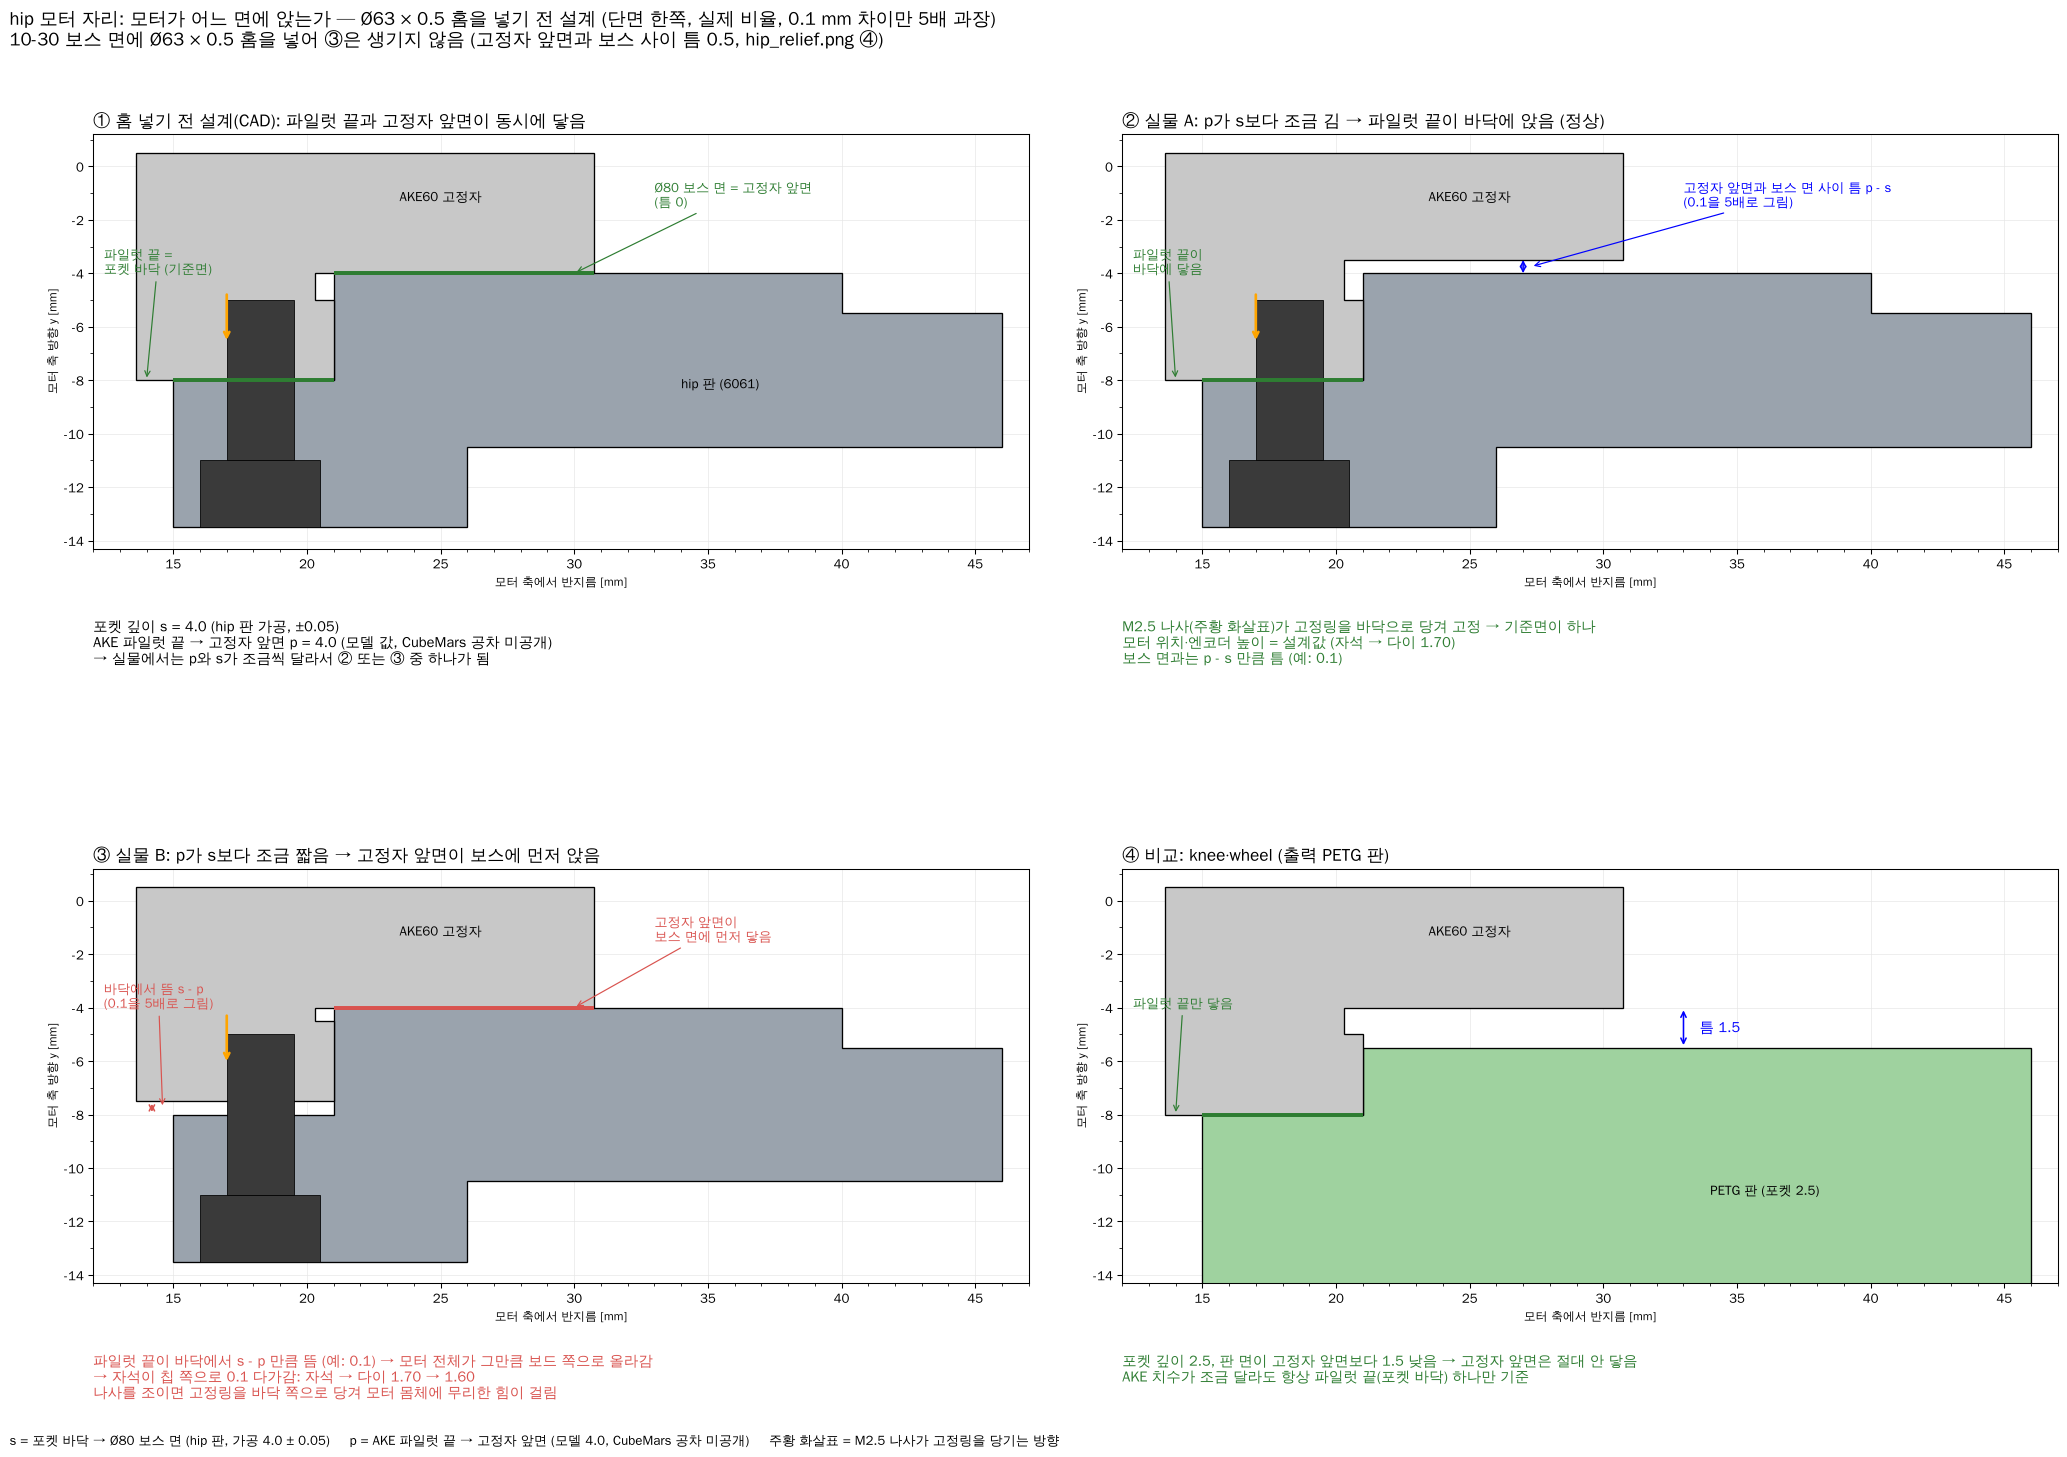

The Python source for this figure:
"""Hip motor seating: the AKE pilot end vs the stator front face against the hip plate pocket floor / Ø80 boss face.
Shows the design before the 10-30 Ø63 x 0.5 relief (see hip_relief.py). Four cases (CAD, pilot seats, stator seats, printed leg plate for comparison); the 0.1 mm differences are drawn x5.  From fusion/params.py; explanatory figure, not a manufacturing drawing.

    python hip_seat.py               # -> hip_seat.png next to this script
"""
import pathlib
import sys
HERE = pathlib.Path(__file__).resolve().parent
sys.path.insert(0, str(HERE.parents[1] / 'fusion'))
import params as P
import matplotlib; matplotlib.use('Agg')
import matplotlib.pyplot as plt
from matplotlib import font_manager
from matplotlib.patches import Polygon, Rectangle
from matplotlib.ticker import MultipleLocator
F = '/usr/share/fonts/truetype/wqy/wqy-zenhei.ttc'
font_manager.fontManager.addfont(F)
plt.rcParams['axes.unicode_minus'] = False
plt.rcParams['font.family'] = font_manager.FontProperties(fname=F).get_name()

A = P.AKE
RING = A['ring']                       # -8.0
ZOFF = RING - 5.5                      # hip plate Z -> motor y
EX = 5.0                               # exaggeration of the 0.1 mm offsets
C = dict(plate='#9aa3ad', petg='#9fd29f', motor='#c8c8c8', screw='#3a3a3a', bad='#d9534f', ok='#2e7d32')


def hip_plate(ax, floor_shift=0.0):
    pts = [(15.0, 0.0), (26.0, 0.0), (26.0, 3.0), (46.0, 3.0), (46.0, 8.0), (40.0, 8.0), (40.0, 9.5), (21.0, 9.5),
           (21.0, 5.5 + floor_shift), (15.0, 5.5 + floor_shift)]
    ax.add_patch(Polygon([(r, z + ZOFF) for r, z in pts], fc=C['plate'], ec='k', lw=1.0, zorder=2))


def petg_plate(ax):
    # knee / wheel plate: 9 thick, pocket 2.5 from the motor-side face (motor y -8.0 .. -5.5), plate face at -5.5
    pts = [(15.0, RING - 6.5), (46.0, RING - 6.5), (46.0, RING + P.POCKET), (21.0, RING + P.POCKET), (21.0, RING), (15.0, RING)]
    ax.add_patch(Polygon(pts, fc=C['petg'], ec='k', lw=1.0, zorder=2))


def motor(ax, dy=0.0, p=4.0):
    """AKE pilot (r 13.6..21, 3 long), step to r 20.3, stator front at ring + p, stator up to y 0 (cut)."""
    r0 = RING + dy
    pts = [(13.6, r0), (21.0, r0), (21.0, r0 + 3.0), (20.3, r0 + 3.0), (20.3, r0 + p), (30.75, r0 + p), (30.75, 0.5),
           (13.6, 0.5)]
    ax.add_patch(Polygon(pts, fc=C['motor'], ec='k', lw=1.0, zorder=3))
    ax.text(25.0, -1.3, 'AKE60 고정자', ha='center', fontsize=10, zorder=8)
    return r0, r0 + p


def screw(ax, ring_y):
    # ISO 4762 M2.5 x 6 at PCD 36.5 (r 18.25): head in the Ø4.8 x 2.7 counterbore on the plate outer face (Z 0)
    z0 = ZOFF
    ax.add_patch(Rectangle((18.25 - 2.25, z0), 4.5, 2.5, fc=C['screw'], ec='k', lw=0.6, zorder=4))
    ax.add_patch(Rectangle((18.25 - 1.25, z0 + 2.5), 2.5, 6.0 - 0.0, fc=C['screw'], ec='k', lw=0.6, zorder=4))
    ax.annotate('', xy=(17.0, ring_y + 1.4), xytext=(17.0, ring_y + 3.3),
                arrowprops=dict(arrowstyle='->', color='orange', lw=2.0), zorder=9)


def mark(ax, y, x0, x1, col, lw=3.0):
    ax.plot([x0, x1], [y, y], color=col, lw=lw, solid_capstyle='butt', zorder=7)


fig, axg = plt.subplots(2, 2, figsize=(22, 15.5))
plt.subplots_adjust(left=0.05, right=0.99, top=0.93, bottom=0.08, hspace=0.42, wspace=0.10)
axs = axg.ravel()
titles = ['① 홈 넣기 전 설계(CAD): 파일럿 끝과 고정자 앞면이 동시에 닿음', '② 실물 A: p가 s보다 조금 김 → 파일럿 끝이 바닥에 앉음 (정상)',
          '③ 실물 B: p가 s보다 조금 짧음 → 고정자 앞면이 보스에 먼저 앉음', '④ 비교: knee·wheel (출력 PETG 판)']
notes = [('포켓 깊이 s = 4.0 (hip 판 가공, ±0.05)\nAKE 파일럿 끝 → 고정자 앞면 p = 4.0 (모델 값, CubeMars 공차 미공개)\n'
          '→ 실물에서는 p와 s가 조금씩 달라서 ② 또는 ③ 중 하나가 됨', 'k'),
         ('M2.5 나사(주황 화살표)가 고정링을 바닥으로 당겨 고정 → 기준면이 하나\n'
          '모터 위치·엔코더 높이 = 설계값 (자석 → 다이 1.70)\n보스 면과는 p - s 만큼 틈 (예: 0.1)', C['ok']),
         ('파일럿 끝이 바닥에서 s - p 만큼 뜸 (예: 0.1) → 모터 전체가 그만큼 보드 쪽으로 올라감\n'
          '→ 자석이 칩 쪽으로 0.1 다가감: 자석 → 다이 1.70 → 1.60\n나사를 조이면 고정링을 바닥 쪽으로 당겨 모터 몸체에 무리한 힘이 걸림', C['bad']),
         ('포켓 깊이 2.5, 판 면이 고정자 앞면보다 1.5 낮음 → 고정자 앞면은 절대 안 닿음\n'
          'AKE 치수가 조금 달라도 항상 파일럿 끝(포켓 바닥) 하나만 기준', C['ok'])]
for ax, t, (n, col) in zip(axs, titles, notes):
    ax.set_aspect('equal'); ax.set_xlim(12.0, 47.0); ax.set_ylim(-14.3, 1.2)
    ax.set_title(t, fontsize=13, loc='left')
    ax.xaxis.set_major_locator(MultipleLocator(5)); ax.yaxis.set_major_locator(MultipleLocator(2))
    ax.xaxis.set_minor_locator(MultipleLocator(1)); ax.yaxis.set_minor_locator(MultipleLocator(1))
    ax.grid(color='0.9', lw=0.5, zorder=0)
    ax.set_xlabel('모터 축에서 반지름 [mm]', fontsize=9)
    ax.set_ylabel('모터 축 방향 y [mm]', fontsize=9)
    ax.text(0.0, -0.17, n, transform=ax.transAxes, fontsize=11, color=col, va='top')
kw = dict(fontsize=10, zorder=9)


def lab(ax, xy, xyt, t, col='k'):
    ax.annotate(t, xy=xy, xytext=xyt, color=col, arrowprops=dict(arrowstyle='->', color=col, lw=0.9), **kw)


# 1. CAD
ax = axs[0]
hip_plate(ax); ring, front = motor(ax); screw(ax, ring)
mark(ax, ring, 15.0, 21.0, C['ok']); mark(ax, front, 21.0, 30.75, C['ok'])
lab(ax, (14.0, ring), (12.4, -4.0), '파일럿 끝 =\n포켓 바닥 (기준면)', C['ok'])
lab(ax, (30.0, front), (33.0, -1.5), 'Ø80 보스 면 = 고정자 앞면\n(틈 0)', C['ok'])
ax.text(34.0, -8.3, 'hip 판 (6061)', fontsize=10, zorder=8)

# 2. p > s
ax = axs[1]
hip_plate(ax); ring, front = motor(ax, 0.0, 4.0 + 0.1 * EX); screw(ax, ring)
mark(ax, ring, 15.0, 21.0, C['ok'])
ax.annotate('', xy=(27.0, front), xytext=(27.0, RING + 4.0), arrowprops=dict(arrowstyle='<->', color='b', lw=1.2, shrinkA=0, shrinkB=0), zorder=9)
lab(ax, (27.3, (front + RING + 4.0) / 2), (33.0, -1.5), '고정자 앞면과 보스 면 사이 틈 p - s\n(0.1을 5배로 그림)', 'b')
lab(ax, (14.0, ring), (12.4, -4.0), '파일럿 끝이\n바닥에 닿음', C['ok'])

# 3. p < s
ax = axs[2]
hip_plate(ax); d = 0.1 * EX
ring, front = motor(ax, d, 4.0 - 0.1 * EX); screw(ax, ring)
mark(ax, front, 21.0, 30.75, C['bad'])
ax.annotate('', xy=(14.2, ring), xytext=(14.2, RING), arrowprops=dict(arrowstyle='<->', color=C['bad'], lw=1.2), zorder=9)
lab(ax, (14.6, (ring + RING) / 2), (12.4, -4.0), '바닥에서 뜸 s - p\n(0.1을 5배로 그림)', C['bad'])
lab(ax, (30.0, front), (33.0, -1.5), '고정자 앞면이\n보스 면에 먼저 닿음', C['bad'])

# 4. PETG
ax = axs[3]
petg_plate(ax); ring, front = motor(ax)
mark(ax, ring, 15.0, 21.0, C['ok'])
ax.annotate('', xy=(33.0, front), xytext=(33.0, RING + P.POCKET), arrowprops=dict(arrowstyle='<->', color='b', lw=1.2), zorder=9)
ax.text(33.6, (front + RING + P.POCKET) / 2, '틈 1.5', fontsize=11, color='b', va='center', zorder=8)
lab(ax, (14.0, ring), (12.4, -4.0), '파일럿 끝만 닿음', C['ok'])
ax.text(34.0, -11.0, 'PETG 판 (포켓 2.5)', fontsize=10, zorder=8)

fig.suptitle('hip 모터 자리: 모터가 어느 면에 앉는가 — Ø63 × 0.5 홈을 넣기 전 설계 (단면 한쪽, 실제 비율, 0.1 mm 차이만 5배 과장)\n'
             '10-30 보스 면에 Ø63 × 0.5 홈을 넣어 ③은 생기지 않음 (고정자 앞면과 보스 사이 틈 0.5, hip_relief.png ④)', fontsize=14, x=0.01, ha='left')
fig.text(0.01, 0.005, 's = 포켓 바닥 → Ø80 보스 면 (hip 판, 가공 4.0 ± 0.05)     p = AKE 파일럿 끝 → 고정자 앞면 (모델 4.0, CubeMars 공차 미공개)     '
         '주황 화살표 = M2.5 나사가 고정링을 당기는 방향', fontsize=10)
fig.savefig(sys.argv[1] if len(sys.argv) > 1 else HERE / 'hip_seat.png', dpi=95, bbox_inches='tight')
